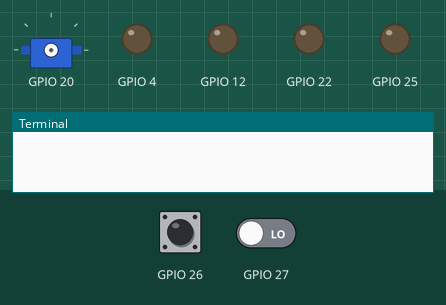
Recording of a program running on a simulated Raspberry Pi (BCM pin numbers). Parts: servo, output pins drawn as LEDs (lit = HIGH), the last lines printed to the terminal. The inputs (shaded band) are chosen by the test bench; at power-on: GPIO 27 LOW, GPIO 26 HIGH. Servo angles are drawn from the pulse width (0.5 ms = 0°, 2.5 ms = 180°).

Above: at 1.2 s.
1.3 s: GPIO 27 driven HIGH
At 2.6 s:
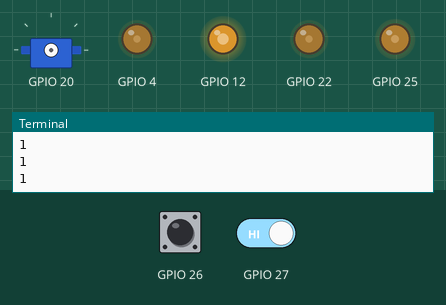
3.4 s: GPIO 26 pulled LOW for 0.6 s
At 6.9 s:
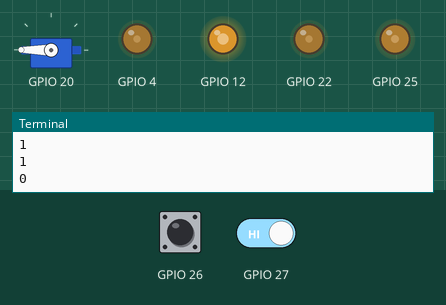
7.0 s: GPIO 26 pulled LOW for 3.2 s
At 10.9 s:
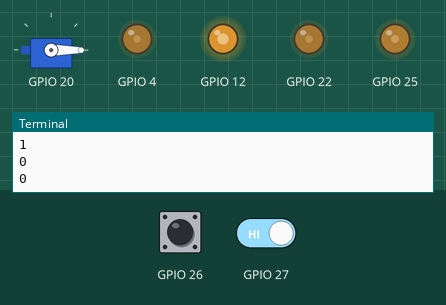
13.2 s: GPIO 26 pulled LOW for 1 s
At 17.8 s:
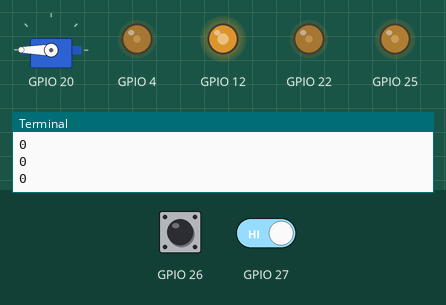
Timing chart, 0 to 18.2 s (numbered marks = the images above; inputs shaded):
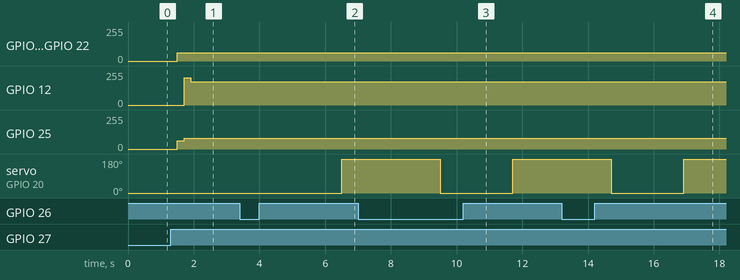

The program:

sortingModule.py
```python
import RPi.GPIO as GPIO
import pigpio
import time

GPIO.setmode(GPIO.BCM)
GPIO.setwarnings(False)

pi=pigpio.pi()
servo0=20 #设定零号舵机的引脚编号
servo1=4 #设定一号舵机的引脚编号
servo2=22 #设定二号舵机的引脚编号
servo3=25 #设定三号舵机的引脚编号
servo4=12 #设定四号舵机的引脚编号
senser=26 #设定传感器的引脚编号
ray=27 #设定红外对射模块的引脚编号

def conveyorServos(servoPin,dutycycle):
    pi.write(servoPin, 0) # BCM 将引脚设置为低电平
    pi.read(servoPin)
    pi.set_PWM_frequency(servoPin, 300)#设定引脚产生的pwm波形的频率为50Hz
    pi.set_PWM_range(servoPin, 2500)
    pi.set_PWM_dutycycle(servoPin,dutycycle)

def rodServo(servoPin,dutycycle):
    pi.write(servoPin, 0) # BCM 将引脚设置为低电平
    pi.read(servoPin)
    pi.set_PWM_frequency(servoPin, 50)#设定引脚产生的pwm波形的频率为50Hz
    pi.set_PWM_range(servoPin, 2000)
    pi.set_PWM_dutycycle(servoPin,dutycycle)
    time.sleep(0.5)

def senerAndRod(senserPin,servoPin):
    GPIO.setup(senserPin, GPIO.IN, pull_up_down=GPIO.PUD_UP)
    while True:
        status =GPIO.input(senserPin)
        print (status)
        if status==0:
            # rodServo(servoPin,0)
            # time.sleep(0.2)
            time.sleep(0.8)
            rodServo(servoPin,40) #舵机转到推杆能推出去的位置
            time.sleep(1)
            rodServo(servoPin,0)
            time.sleep(0.2)
            rodServo(servoPin,250) #舵机回到原来不推的位置
            time.sleep(0.2)
            rodServo(servoPin,0)
            time.sleep(0.8)
        time.sleep(0.2)


def garbageDetection(rayPin):
    GPIO.setup(rayPin,GPIO.IN)
    while True:
        if GPIO.input(rayPin):
            return 1 #检测到垃圾，返回数字1
        else:
            return 0 #没检测到垃圾，返回数字0
        time.sleep(0.1)


def main():
    while True:
        GarbageIn=garbageDetection(ray)
        if GarbageIn==1: #检测到垃圾
            conveyorServos(servo1,600)
            conveyorServos(servo2,600)
            conveyorServos(servo3,600)
            time.sleep(0.2)
            conveyorServos(servo3,800)
            conveyorServos(servo4,2000)
            time.sleep(0.2)
            conveyorServos(servo4,1700)
            senerAndRod(senser,servo0)
        time.sleep(0.5)


if __name__ == '__main__':
    try:
        main()

    except KeyboardInterrupt:
        sys.stderr.write("User interrupt me! ;-) Bye!\n")
        sys.exit(0)
```

Measured:
- after the input at 1.3 s, GPIO 4, GPIO 22: 0/255 → 61/255 after 0.20 s; GPIO 12: 0/255 → 204/255 after 0.41 s, → 173/255 0.20 s later; GPIO 25: 0/255 → 61/255 after 0.20 s, → 82/255 0.20 s later
- after the input at 3.4 s, servo on GPIO 20: 0° → 180° after 3.1 s
- after the input at 7.0 s, servo on GPIO 20: 180° → 0° after 2.5 s, → 180° 2.2 s later
- after the input at 13.2 s, servo on GPIO 20: 180° → 0° after 1.5 s, → 180° 2.2 s later
